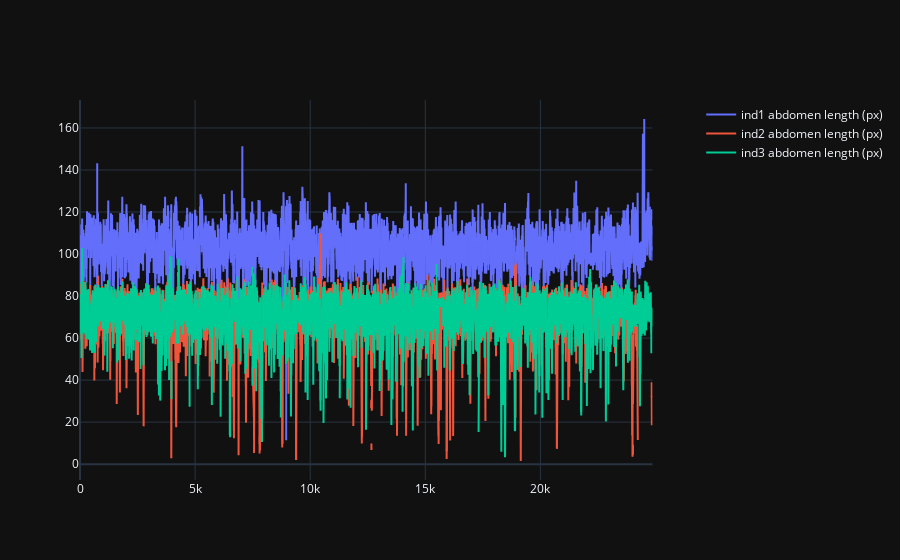

Source (notebook cell):
### Code cell
# change pathname and filename to the assay you are checking
pathname = '/Users/rufeili/Documents/Test/Example_MMF/assay3'
filename = '030322_Canton-S_age4_m_sh_f_gh_2DLC_dlcrnetms5_MMFFeb15shuffle1_200000_el_IDcorrected.h5'

tracks = pd.read_hdf(os.path.join(pathname, filename))
scorer = tracks.columns.get_level_values(0)[0]
sampleRate = 60  # Hz
maxJump = 6
tstamp = np.linspace(0, len(tracks) * 1 / sampleRate, len(tracks))
nFrames = len(tracks)

ind1Name = 'ind1' # can be M or F
ind2Name = 'ind2' # can be M or F
ind3Name = 'ind3' # can be M or F

# get abdomen length for each individuals
ind1Positions = tracks.xs(ind1Name, level='individuals', axis=1)
ind1Positions = removeJumps(ind1Positions, maxJump)
ind1_abdomenlength = getBodypartDistance(ind1Positions, 'abdomenTop', 'genitalia')

ind2Positions = tracks.xs(ind2Name, level='individuals', axis=1)
ind2Positions = removeJumps(ind2Positions, maxJump)
ind2_abdomenlength = getBodypartDistance(ind2Positions, 'abdomenTop', 'genitalia')

ind3Positions = tracks.xs(ind3Name, level='individuals', axis=1)
ind3Positions = removeJumps(ind3Positions, maxJump)
ind3_abdomenlength = getBodypartDistance(ind3Positions, 'abdomenTop', 'genitalia')

# Plot abdomen length of three individuals
fig = make_subplots(specs=[[{"secondary_y": True}]])

fig.add_scatter(y=ind1_abdomenlength, mode='lines',
                name='ind1 abdomen length (px)', secondary_y=False)

fig.add_scatter(y=ind2_abdomenlength, mode='lines',
                name='ind2 abdomen length (px)', secondary_y=False)

fig.add_scatter(y=ind3_abdomenlength, mode='lines',
                name='ind3 abdomen length (px)', secondary_y=False)

fig.show()

### Figure 1 — Plotly figure (JSON) as saved in the notebook; plotly's stock layout.template omitted (floating-point values rounded to 4 significant figures; data arrays with more than 128 entries replaced by an {"elided": "..."} marker saying what was removed)
{"data": [{"mode": "lines", "name": "ind1 abdomen length (px)", "y": {"elided": "24868 float values"}, "type": "scatter", "xaxis": "x", "yaxis": "y"}, {"mode": "lines", "name": "ind2 abdomen length (px)", "y": {"elided": "24868 float values"}, "type": "scatter", "xaxis": "x", "yaxis": "y"}, {"mode": "lines", "name": "ind3 abdomen length (px)", "y": {"elided": "24868 float values"}, "type": "scatter", "xaxis": "x", "yaxis": "y"}], "layout": {"xaxis": {"anchor": "y", "domain": [0.0, 0.94]}, "yaxis": {"anchor": "x", "domain": [0.0, 1.0]}, "yaxis2": {"anchor": "x", "overlaying": "y", "side": "right"}}}
